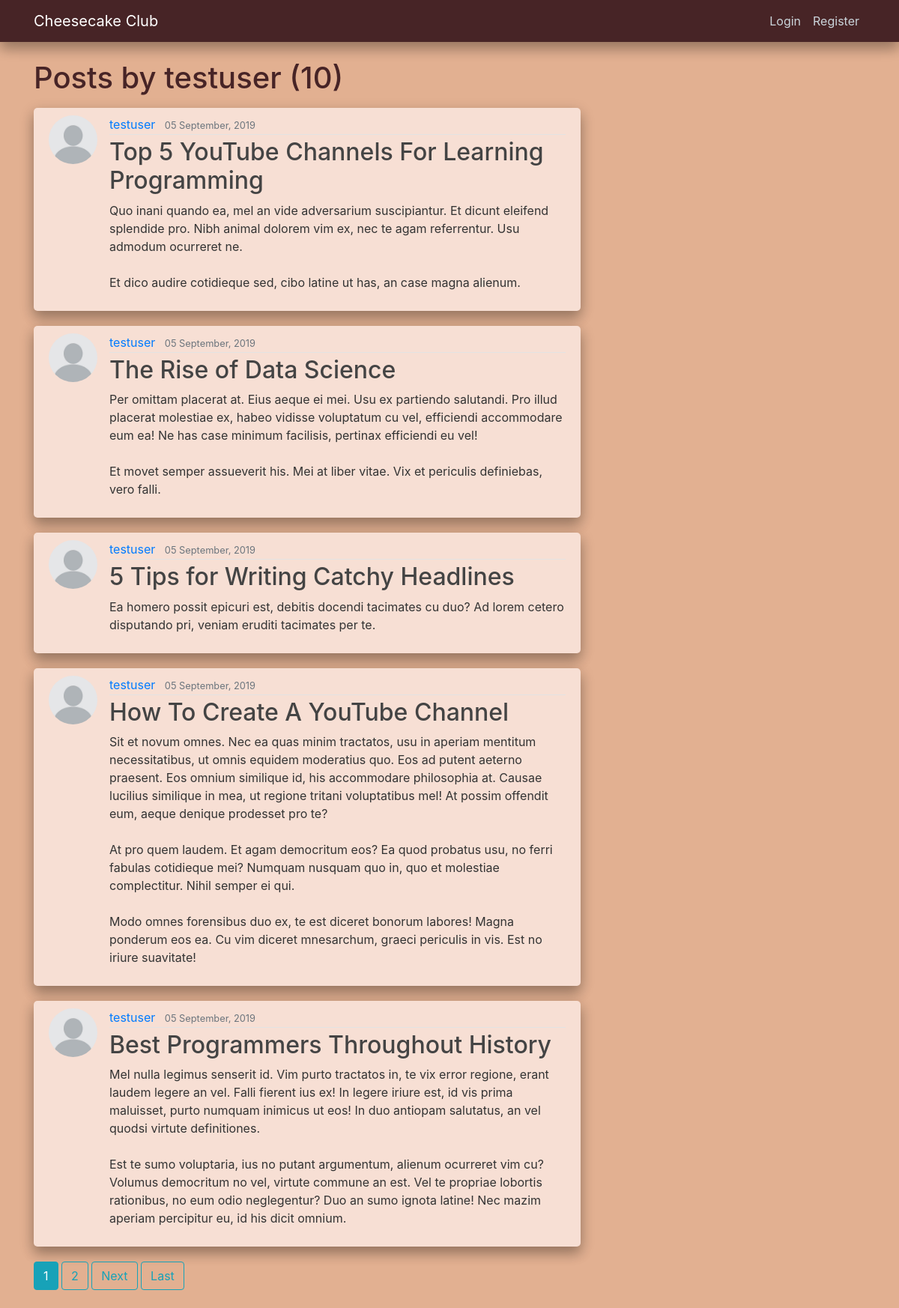
The app's page /user/testuser with its own data.
### blog/models.py (models this page shows, shortened)
class Post(models.Model):
    title = models.CharField(max_length=100)
    content = models.TextField()
    """
    don't use parenthesis for timezone.now as we don't want to call the function
    at that point - we just want to pass it in
    """
    date_posted = models.DateTimeField(default=timezone.now)
    author = models.ForeignKey(User, on_delete=models.CASCADE) # Post deleted if user is deleted

### users/models.py (models this page shows, shortened)
class Profile(models.Model):
    user = models.OneToOneField(User, on_delete=models.CASCADE)
    image = models.ImageField(default='illusion.jpg', upload_to='profile_pics')

### blog/views.py (the view)
# urls.py: path('user/<str:username>', UserPostListView.as_view(), name="user-posts"),
class UserPostListView(ListView):
    model = Post
    template_name = 'blog/user_posts.html'  # Replaces default template name
    context_object_name = 'posts'           # Replaces default object name
    paginate_by = 5                         # Posts per page
    def get_queryset(self):
        user = get_object_or_404(User, username=self.kwargs.get('username'))
        return Post.objects.filter(author=user).order_by('-date_posted')

### blog/templates/blog/user_posts.html (shortened to what this page needs)
{% extends "blog/base.html" %}
{% block content %}
    <h1 class="mb-3">Posts by {{ view.kwargs.username }} ({{ page_obj.paginator.count }})</h1>
    {% for post in posts %}
        <article class="media content-section">
            <img class="rounded-circle article-img" src="{{ post.author.profile.image.url }}">
            <div class="media-body">
                <div class="article-metadata">
                    <a class="mr-2" href="{% url 'user-posts' post.author.username %}">{{ post.author }}</a>
                    <small class="text-muted">{{ post.date_posted|date:"d F, Y" }}</small>
                </div>
                <h2><a class="article-title" href="{% url 'post-detail' post.id %}">{{ post.title }}</a></h2>
                <p class="article-content">{{ post.content }}</p>
            </div>
        </article>
    {% endfor %}
    {% if is_paginated %}
        {% for num in page_obj.paginator.page_range %}
            {% if page_obj.number == num %}
                <a class="btn btn-info mb-4" href="?page={{ num }}">{{ num }}</a>
            {% elif num > page_obj.number|add:'-3' and num < page_obj.number|add:'3' %}
                <a class="btn btn-outline-info mb-4" href="?page={{ num }}">{{ num }}</a>
            {% endif %}
        {% endfor %}
        {% if page_obj.has_next %}
            <a class="btn btn-outline-info mb-4" href="?page={{ page_obj.next_page_number }}">Next</a>
            <a class="btn btn-outline-info mb-4" href="?page={{ page_obj.paginator.num_pages }}">Last</a>
        {% endif %}
    {% endif %}
{% endblock content %}

### blog/static/blog/main.css (style rules this page uses)
body { background: #e2b091; color: #333333; margin-top: 5rem; }
h1, h2, h3, h4, h5, h6 { color: #472426; }
.content-section { background: #f7dfd4; padding: 10px 20px; border-radius: 5px; margin-bottom: 20px; box-shadow: 0 10px 16px 0 rgba(0,0,0,0.2),0 6px 20px 0 rgba(0,0,0,0.19) !important; }
.article-title { color: #444444; }
.article-content { white-space: pre-line; }
.article-img { height: 65px; width: 65px; margin-right: 16px; }
.article-metadata { padding-bottom: 1px; margin-bottom: 4px; border-bottom: 1px solid #e3e3e3 }

### records on screen
Post: author.profile.image (placeholder picture), author "testuser", date_posted "05 September, 2019", title "Top 5 YouTube Channels For Learning Programming", content "Quo inani quando ea, mel an vide adversarium suscipiantur. Et dicunt eleifend splendide pro. Nibh animal dolorem vim ex, nec te agam referrentur. Usu admodum ocurreret ne. Et dico audire cotidieque sed, cibo latine ut has, an case magna alienum."
Post: author.profile.image (placeholder picture), author "testuser", date_posted "05 September, 2019", title "The Rise of Data Science", content "Per omittam placerat at. Eius aeque ei mei. Usu ex partiendo salutandi. Pro illud placerat molestiae ex, habeo vidisse voluptatum cu vel, efficiendi accommodare eum ea! Ne has case minimum facilisis, pertinax efficiendi eu vel! Et movet semper assueverit his. Mei at liber vitae. Vix et periculis definiebas, vero falli."
Post: author.profile.image (placeholder picture), author "testuser", date_posted "05 September, 2019", title "5 Tips for Writing Catchy Headlines", content "Ea homero possit epicuri est, debitis docendi tacimates cu duo? Ad lorem cetero disputando pri, veniam eruditi tacimates per te."
Post: author.profile.image (placeholder picture), author "testuser", date_posted "05 September, 2019", title "How To Create A YouTube Channel", content "Sit et novum omnes. Nec ea quas minim tractatos, usu in aperiam mentitum necessitatibus, ut omnis equidem moderatius quo. Eos ad putent aeterno praesent. Eos omnium similique id, his accommodare philosophia at. Causae lucilius similique in mea, ut regione tritani voluptatibus mel! At possim offendit eum, aeque denique prodesset pro te? At pro quem laudem. Et agam democritum eos? Ea quod probatus usu, no ferri fabulas cotidieque mei? Numquam nusquam quo in, quo et molestiae complectitur. Nihil semper ei qui. Modo omnes forensibus duo ex, te est diceret bonorum labores! Magna ponderum eos ea. Cu vim diceret mnesarchum, graeci periculis in vis. Est no iriure suavitate!"
Post: author.profile.image (placeholder picture), author "testuser", date_posted "05 September, 2019", title "Best Programmers Throughout History", content "Mel nulla legimus senserit id. Vim purto tractatos in, te vix error regione, erant laudem legere an vel. Falli fierent ius ex! In legere iriure est, id vis prima maluisset, purto numquam inimicus ut eos! In duo antiopam salutatus, an vel quodsi virtute definitiones. Est te sumo voluptaria, ius no putant argumentum, alienum ocurreret vim cu? Volumus democritum no vel, virtute commune an est. Vel te propriae lobortis rationibus, no eum odio neglegentur? Duo an sumo ignota latine! Nec mazim aperiam percipitur eu, id his dicit omnium."

### other values on screen
{{ view.kwargs.username }} "testuser"
{{ page_obj.paginator.count }} "10"
{{ num }} "1"
{{ num }} "2"
